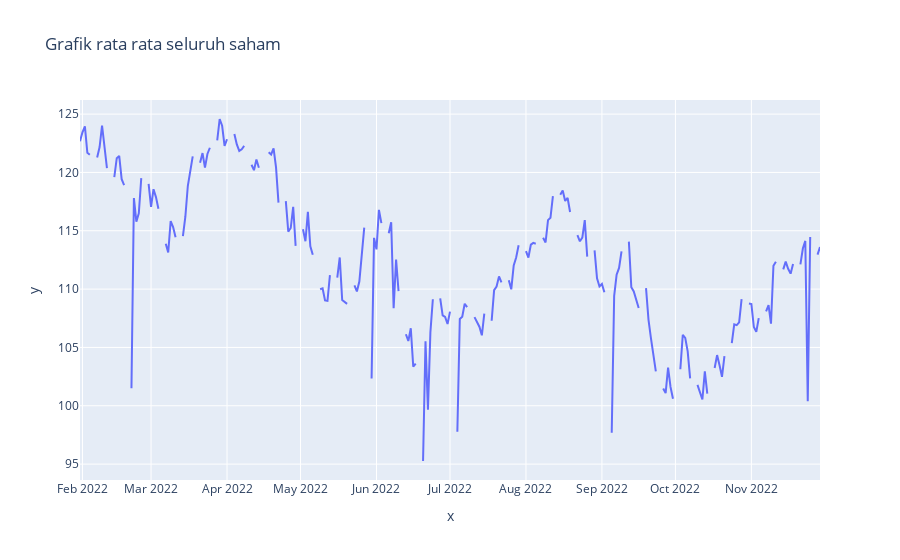

Notebook code cell kept with this figure:
### Markdown cell above
Kalendar yang ditandai merah merupakan waktu bursa efek ditutup: 
* kira kira pada hari weekend saja
* pada 15 April 2022, itu adalah hari [Good Friday](https://www.britannica.com/topic/Good-Friday) yakni hari penyaliban Jesus menurut Agama kristen

### Code cell
hasil = holidays.US(years=2022)

july.calendar_plot(dates=list(hasil.keys()),date_label= True, weeknum_label = False,
                    data=len(list(hasil.keys()))*[1],cmap="spring")
plt.suptitle("Calendar Liburan Negara Amerika Serikat", fontsize="x-large", y=1.03)


px.line(x=tanggal,y=df_price_wide.mean(),title="Grafik rata rata seluruh saham")

### Figure 1 — Plotly figure (JSON) as saved in the notebook; plotly's stock layout.template omitted (floating-point values rounded to 4 significant figures; data arrays with more than 128 entries replaced by an {"elided": "..."} marker saying what was removed)
{"data": [{"hovertemplate": "x=%{x}<br>y=%{y}<extra></extra>", "legendgroup": "", "line": {"color": "#636efa", "dash": "solid"}, "marker": {"symbol": "circle"}, "mode": "lines", "name": "", "orientation": "v", "showlegend": false, "type": "scatter", "x": {"elided": "303 str values"}, "xaxis": "x", "y": {"elided": "303 float values"}, "yaxis": "y"}], "layout": {"legend": {"tracegroupgap": 0}, "title": {"text": "Grafik rata rata seluruh saham"}, "xaxis": {"anchor": "y", "domain": [0, 1], "title": {"text": "x"}}, "yaxis": {"anchor": "x", "domain": [0, 1], "title": {"text": "y"}}}}
